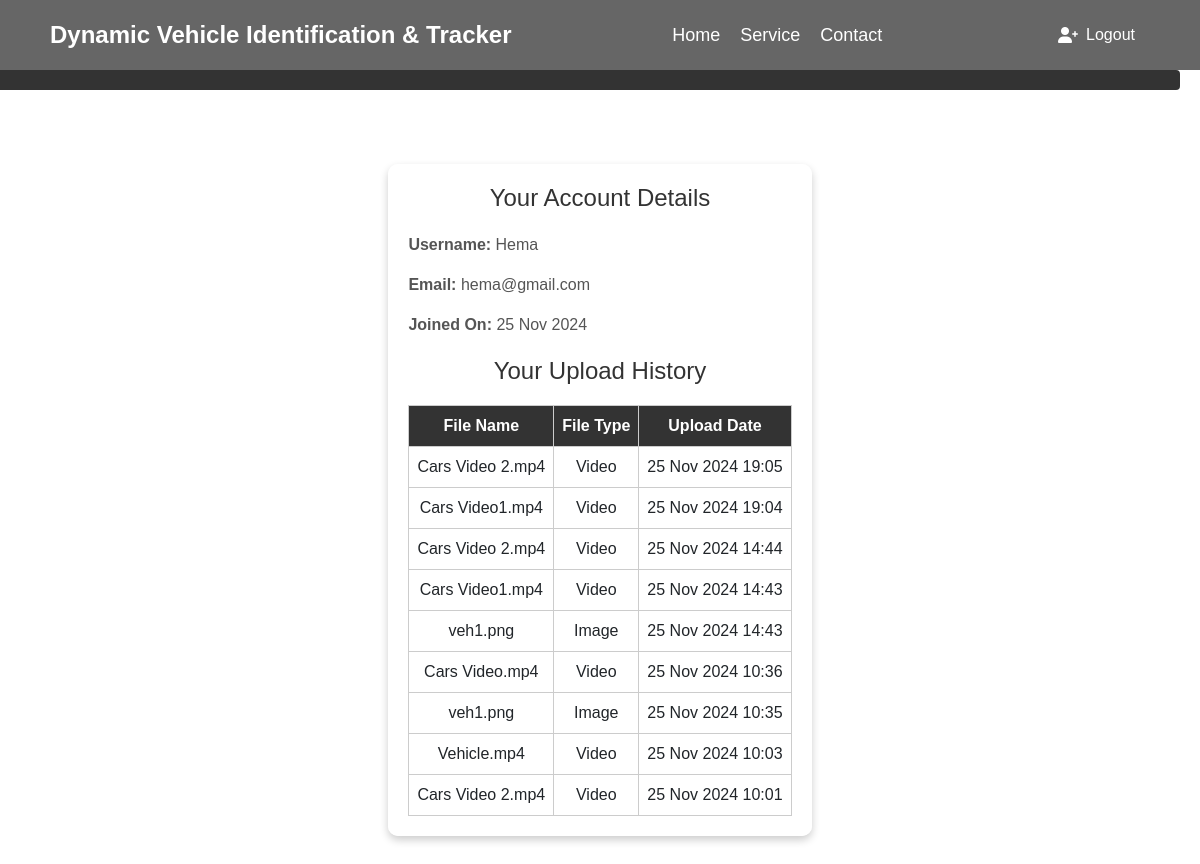
Page /account/ (signed in) on the committed database.
### detection/models.py (models this page shows, shortened)
class UploadHistory(models.Model):
    user = models.ForeignKey(User, on_delete=models.CASCADE)
    file_name = models.CharField(max_length=255)
    file_type = models.CharField(max_length=50)
    upload_date = models.DateTimeField(auto_now_add=True)
    detected_plate_numbers = models.TextField()  # Add this if not present
    detected_states = models.TextField()        # For state info (optional)

### detection/views.py (the view)
# urls.py: path('account/', views.account_details_view, name='account_details'),
@login_required(login_url='/login/')
def account_details_view(request):
    user = request.user
    upload_history = UploadHistory.objects.filter(user=user).order_by('-upload_date')
    return render(request, 'detection/account_details.html', {
        'user': user,
        'upload_history': upload_history
    })

### detection/templates/detection/account_details.html (shortened to what this page needs)
{% extends 'detection/base1.html' %}
{% block content %}
{% load tz %}
<div class="messages">
</div>
<div class="upload-container">
    <div class="upload-box">
        <h1>Your Account Details</h1>
        <div class="user-details">
            <p><strong>Username:</strong> {{ user.username }}</p>
            <p><strong>Email:</strong> {{ user.email }}</p>
            <p><strong>Joined On:</strong> {{ user.date_joined|date:"d M Y" }}</p>
        </div>
        <h2>Your Upload History</h2>
        {% if upload_history %}
        {% load tz %}
            <table>
                <thead>
                    <tr>
                        <th>File Name</th>
                        <th>File Type</th>
                        <th>Upload Date</th>
                    </tr>
                </thead>
                <tbody>
                    {% for upload in upload_history %}
                        <tr>
                            <td>{{ upload.file_name }}</td>
                            <td>{{ upload.file_type }}</td>
                            <td>{% timezone "Asia/Kolkata" %}{{ upload.upload_date|date:"d M Y H:i" }}{% endtimezone %}</td>
                        </tr>
                    {% empty %}
                        <tr>
                            <td colspan="5">No search history available.</td>
                        </tr>
                    {% endfor %}
                </tbody>
            </table>
        {% else %}
            <p>No upload history found.</p>
        {% endif %}
    </div>
</div>
{% endblock %}

### detection/templates/detection/base1.html (shortened to what this page needs)
{% load static %}
<!DOCTYPE html>
<html lang="en">
<head>
    {% load bootstrap5 %}
    {% bootstrap_css %}
    <link rel="stylesheet" href="https://cdnjs.cloudflare.com/ajax/libs/font-awesome/6.0.0-beta3/css/all.min.css">
</head>
<body>
    <div class="navbar">
        <div class="logo">Dynamic Vehicle Identification & Tracker</div>
        <ul class="nav-links">
            <li><a href="/home/">Home</a></li>
            <li><a href="/service/">Service</a></li>
            <li><a href="/contact/">Contact</a></li>
        </ul>
        <div class="auth-buttons">
            <a href="{% url 'logout' %}" class="login-btn">
                <i class="fas fa-user-plus"></i> Logout
            </a>
        </div>
    </div>
    <div class="main-content">
        {% block content %}
        {% endblock %}
    </div>
</body>
</html>

### detection/templates/detection/base1.html (style rules this page uses)
* { margin: 0; padding: 0; box-sizing: border-box; font-family: Arial, sans-serif; }
body { background: url('https://img.freepik.com/fotos-premium/trafico-nocturno-carretera-shanghai-china_1026019-17276.jpg?w=1060') no-repeat center center fixed; background-size: cover; display: flex; flex-direction: column; min-height: 100vh; justify-content: center; margin: 0; }
.navbar { position: absolute; top: 0; width: 100%; background-color: rgba(0, 0, 0, 0.6); padding: 15px 50px; display: flex; justify-content: space-between; align-items: center; border: none; border-bottom: 0 solid transparent; box-shadow: none; margin: 0; }
.navbar * { margin: 0; padding: 0; border: 0 solid transparent !important; box-shadow: none !important; background-color: transparent !important; }
.logo { color: white; font-size: 24px; font-weight: bold; }
.nav-links { list-style-type: none; display: flex; gap: 20px; }
.nav-links li a { color: white; text-decoration: none; font-size: 18px; }
.auth-buttons { display: flex; gap: 15px; }
.login-btn { display: flex; align-items: center; gap: 8px; background-color: transparent; border: 2px solid white; color: white; padding: 8px 15px; font-size: 16px; cursor: pointer; border-radius: 4px; text-decoration: none; }
.main-content { margin-top: 100px; display: flex; align-items: center; justify-content: center; flex-grow: 1; text-align: center; }
.messages { position: absolute; top: 60px; right: 20px; background-color: #333; color: white; padding: 10px; border-radius: 4px; list-style-type: none; }

### detection/templates/detection/account_details.html (style rules this page uses)
.upload-container { display: flex; align-items: center; justify-content: center; height: 100vh; }
.upload-box { background-color: rgba(255, 255, 255, 0.9); width: 110%; max-width: 800px; padding: 20px; border-radius: 10px; box-shadow: 0 4px 8px rgba(0, 0, 0, 0.2); text-align: center; }
h1, h2 { font-size: 24px; margin-bottom: 20px; color: #333; }
.user-details { margin-bottom: 20px; text-align: left; font-size: 16px; color: #555; }
table { width: 100%; border-collapse: collapse; margin-top: 20px; }
th, td { border: 1px solid #ccc; text-align: center; padding: 8px; }
th { background-color: #333; color: white; }
.messages { width: 100%; display: flex; justify-content: center; margin-top: 10px; }

### rows in the picture
UploadHistory: file_name "Cars Video 2.mp4", file_type "Video", upload_date "25 Nov 2024 19:05"
UploadHistory: file_name "Cars Video1.mp4", file_type "Video", upload_date "25 Nov 2024 19:04"
UploadHistory: file_name "Cars Video 2.mp4", file_type "Video", upload_date "25 Nov 2024 14:44"
UploadHistory: file_name "Cars Video1.mp4", file_type "Video", upload_date "25 Nov 2024 14:43"
UploadHistory: file_name "veh1.png", file_type "Image", upload_date "25 Nov 2024 14:43"
UploadHistory: file_name "Cars Video.mp4", file_type "Video", upload_date "25 Nov 2024 10:36"
UploadHistory: file_name "veh1.png", file_type "Image", upload_date "25 Nov 2024 10:35"
UploadHistory: file_name "Vehicle.mp4", file_type "Video", upload_date "25 Nov 2024 10:03"
UploadHistory: file_name "Cars Video 2.mp4", file_type "Video", upload_date "25 Nov 2024 10:01"

### other values in the picture
{{ user.username }} "Hema"
{{ user.email }} "hema@gmail.com"
{{ user.date_joined|date:"d M Y" }} "25 Nov 2024"
